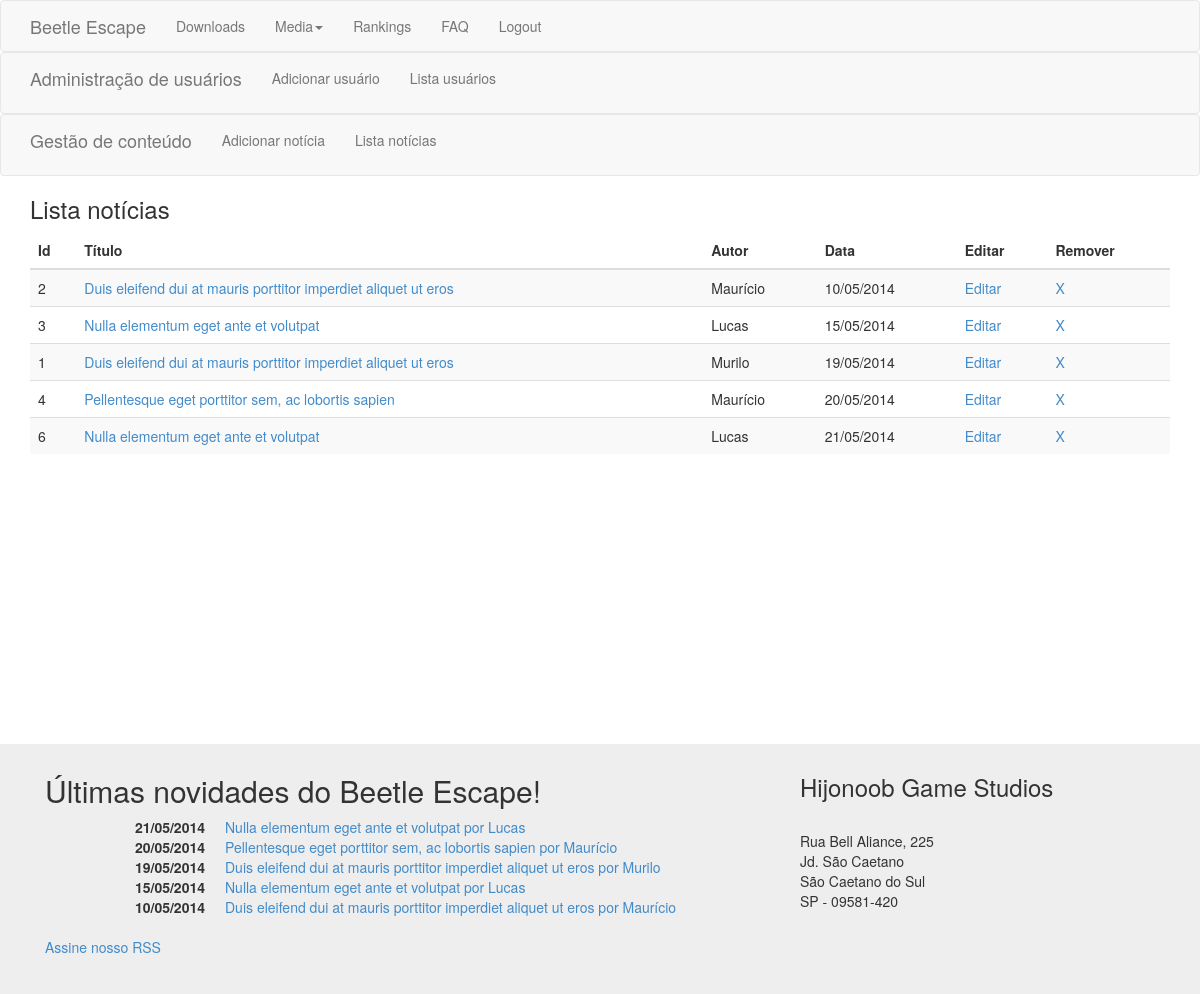
/listanoticia.php (signed in), run on the app's committed database.
### tables this page shows
CREATE TABLE `noticias` (
  `id` int(200) NOT NULL,
  `titulo` varchar(200) NOT NULL,
  `descricao` varchar(600) NOT NULL,
  `autor` varchar(100) NOT NULL,
  `data` varchar(100) NOT NULL,
  `texto` varchar(5000) NOT NULL
);

### listanoticia.php (the view, shortened to what this page needs)
<?php
	include 'templates/header.php';
?>
		  	<div class="container">
			<h3> Lista notícias </h3>
			<table class="table table-striped" width="647">
				<thead>
					<tr>
						<th>Id</th>
						<th>Título</th>
						<th>Autor</th>
						<th>Data</th>
						<th>Editar</th>
						<th>Remover</th>
					</tr>
				</thead>
				<tbody>
				<?php
					include 'restrito/conexao.php';
						$resultado = $conexao->query("SELECT id, titulo, autor, data FROM noticias");
					while ($linha = $resultado->fetch_assoc()){
						echo '<tr>';
						echo '<td>' . $linha['id'] . '</td>';
						echo '<td> <a href="noticia.php?id='. $linha['id'].'">' . $linha['titulo'] .'</a> </td>';
						echo '<td>' . $linha['autor'] .'</td>';
						echo '<td>' . $linha['data'] .'</td>';
						echo '<td> <a href="editanoticia.php?id='. $linha['id'].'">Editar</a></td>';
						echo '<td> <a class="removenoticia" href="deletanoticia.php?id='. $linha['id'].'">X</a></td>';
						echo '</tr>';
					}
				?>
				</tbody>
				</table>
		</div>
<?php include 'templates/footer.php' ?>

### templates/header.php (shortened to what this page needs)
<!DOCTYPE html>
<html lang="en">
  <head>
    <link href="css/bootstrap.min.css" rel="stylesheet">
    <link href="css/main.css" rel="stylesheet">
  </head>
  <body>
  	<div id="wrap">
    <?php
      include 'templates/menu.php';
      if(isset($_SESSION['permissao'])) {
          $permissao = $_SESSION['permissao'];
          if($permissao > 2) {
            include 'templates/menuadmin.php';
          }
          if ($permissao > 1) {
            include 'templates/menugestao.php';
          }
      }
    ?>

### templates/menu.php
<div class="navbar navbar-default" role="navigation">
  <div class="container">
    <a class="navbar-brand" href="index.php">Beetle Escape</a>
      <ul class="nav navbar-nav">
		<?php
		  if(isset($_SESSION['permissao'])) {
		      $permissao = $_SESSION['permissao'];
		      if($permissao > 0) {
		        include 'templates/menujogador.php';
		      }
		  } else {
		  	echo '
          <li>
              <a href="login.php">Login</a>
          </li>';
      	  }
		?>
      </ul>
 </div>
</div>

### templates/menujogador.php (shortened to what this page needs)
<li>
    <a href="#">Downloads</a>
</li>
<li class="dropdown">
    <a href="#" class="dropdown-toggle" data-toggle="dropdown">Media<b class="caret"></b></a>
</li>
<li>
    <a href="#">Rankings</a>
</li>
<li>
    <a href="#">FAQ</a>
</li>
<li>
    <a href="logout.php">Logout</a>
</li>

### templates/menuadmin.php
<div class="navbar navbar-default" role="navigation">
  <div class="container">
    <p class="navbar-brand">Administração de usuários</p>
      <ul class="nav navbar-nav">
          <li>
              <a href="adicionausuario.php">Adicionar usuário</a>
          </li>
          <li>
              <a href="listausuario.php">Lista usuários</a>
          </li>
      </ul>
 </div>
</div>

### templates/menugestao.php
<div class="navbar navbar-default" role="navigation">
  <div class="container">
    <p class="navbar-brand">Gestão de conteúdo</p>
      <ul class="nav navbar-nav">
          <li>
              <a href="adicionanoticia.php">Adicionar notícia</a>
          </li>
          <li>
              <a href="listanoticia.php">Lista notícias</a>
          </li>
      </ul>
 </div>
</div>

### templates/footer.php (shortened to what this page needs)
      <div class="push"></div>
      <div class="jumbotron footer">
          <div class="container">
              <div class="col-md-8" id="mailing-form" >
                <h2>Últimas novidades do Beetle Escape!</h2>
                <div class="listanoticia">
                  <dl class="dl-horizontal">
                    <?php
                      include 'restrito/conexao.php';
                      $resultado = $conexao->query("SELECT titulo, autor, data, id FROM noticias ORDER BY data DESC LIMIT 5");
                      while ($linha = $resultado->fetch_assoc()){
                        echo '<dt>' . $linha['data'] . '</dt>';
                        echo '<dd> <a href="noticia.php?id=' . $linha['id'] . '">' . $linha['titulo'] .' por '. $linha['autor'] .' </a></dd>';
                      }
                    ?>
                  </dl>
                </div>
                <div class="rss">
                  <a href="rss.php">Assine nosso RSS</a>
                </div>
              </div>
              <div class="col-md-4">
                  <h3>Hijonoob Game Studios</h3><br>
                  Rua Bell Aliance, 225<br>
                  Jd. São Caetano<br>
                  São Caetano do Sul<br>
                  SP - 09581-420
              </div>
          </div>
      </div>
    </div>
  </body>
</html>

### css/main.css (style rules this page uses)
.navbar { margin-bottom: 0 }
#mailing-form { padding-left: 0; }
* { margin: 0; }
html, body { height: 100%; }
.footer, .push { height: 250px; }
.footer { padding-top: 10px; margin-top: 20px; margin-bottom: 0; background-color: #eee; }

### data on the page
noticias: id "2", titulo "Duis eleifend dui at mauris porttitor imperdiet aliquet ut eros", autor "Maurício", data "10/05/2014"
noticias: id "3", titulo "Nulla elementum eget ante et volutpat", autor "Lucas", data "15/05/2014"
noticias: id "1", titulo "Duis eleifend dui at mauris porttitor imperdiet aliquet ut eros", autor "Murilo", data "19/05/2014"
noticias: id "4", titulo "Pellentesque eget porttitor sem, ac lobortis sapien", autor "Maurício", data "20/05/2014"
noticias: id "6", titulo "Nulla elementum eget ante et volutpat", autor "Lucas", data "21/05/2014"
